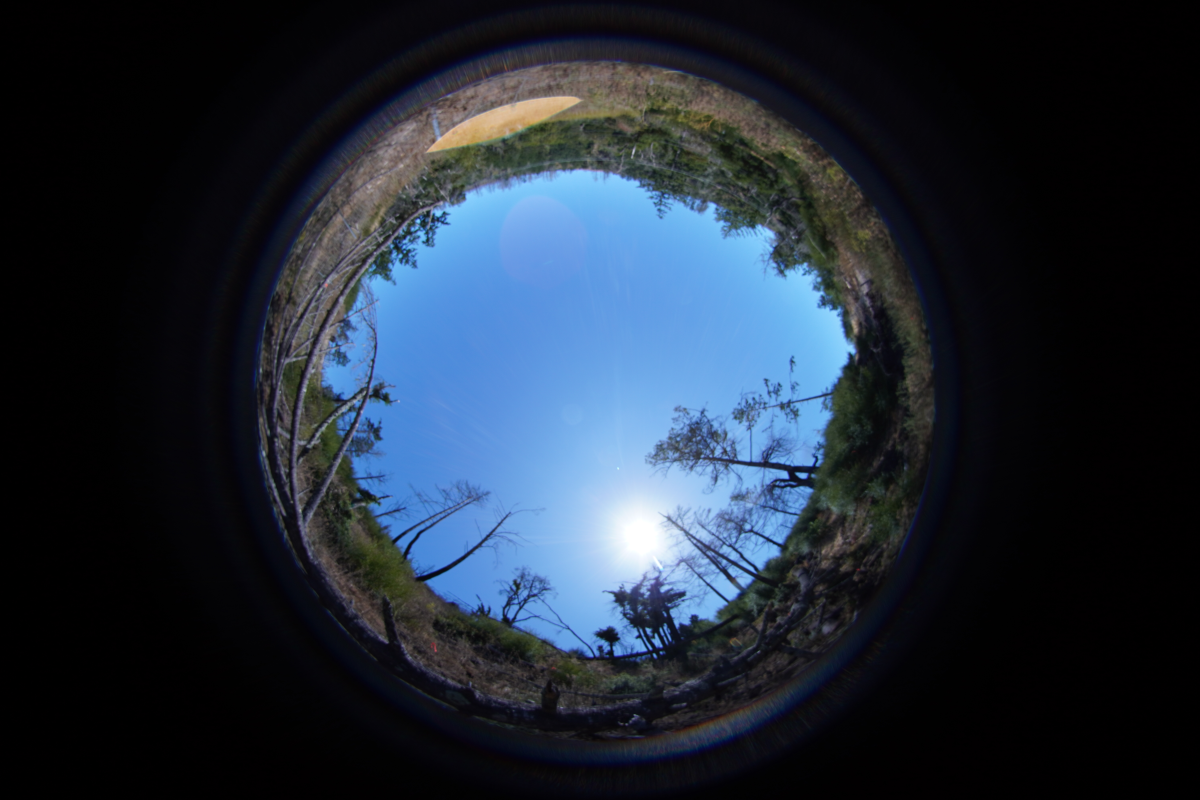
#> input picture CanopyApp/tests_april/data/test_images/canopy/121-17.JPG, 6000 x 4000 px (shown at 1/5 size)
$ python -i canopy_analyzer_module.py   (imports and definitions only)
#> lines starting #> are read from the running program, lines starting #| are printed output that depends on the picture
import cv2
import numpy as np
import os
import logging
from typing import Dict, Tuple, List, Optional

class CanopyAnalyzerModule:
    def __init__(self, config=None):
        """Initialize with configuration including HSV and brightness thresholds"""
        self.logger = logging.getLogger(__name__)
        self.config = config

    # [129 lines left out: functions analyze_image, create_circular_mask, calculate_canopy_metrics, _bright_sky_thresholds, _medium_sky_thresholds, _low_sky_thresholds, not called in this run]

    def batch_process(self, image_data_dict):
        """
        Process a batch of images

        Args:
            image_data_dict: Dictionary with image paths as keys and
                            {center_point, classification} as values

        Returns:
            Dictionary of results
        """
        results = {}
        for image_path, data in image_data_dict.items():
            result = self.analyze_image(
                image_path,
                data['center_point'],
                data['classification']
            )
            if result:
                results[image_path] = result

        return results

>>> import cv2
>>> picture = cv2.imread('../tests_april/data/test_images/canopy/121-17.JPG', cv2.IMREAD_GRAYSCALE)
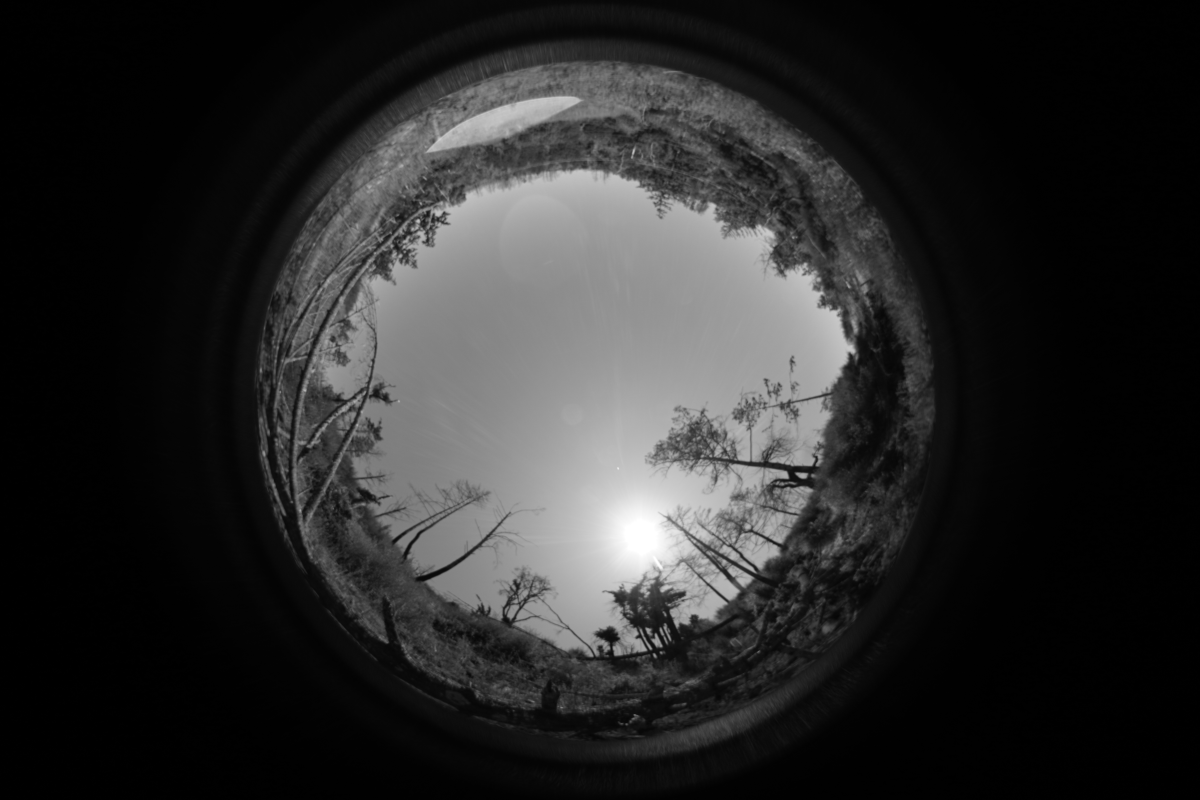
#> picture: shape (4000, 6000) (shown at 1/5 size); min 0, max 255, mean 42.6
#> (the run stopped early here; a loop or call above may not have finished)

$ run again, on CanopyApp/tests_april/data/test_images/canopy/59-13.JPG
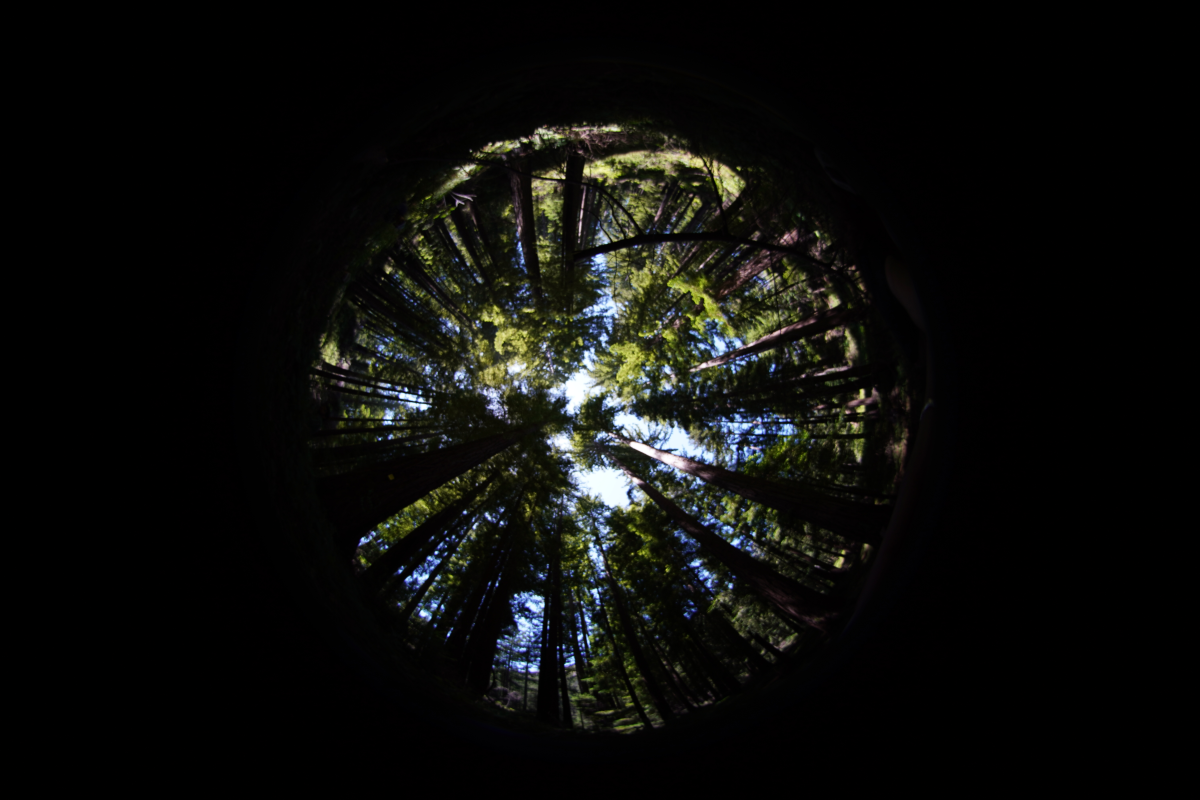
#> input picture CanopyApp/tests_april/data/test_images/canopy/59-13.JPG, 6000 x 4000 px (shown at 1/5 size)
#> `picture = cv2.imread('../tests_april/data/test_images/canopy/121-17.JP..`:
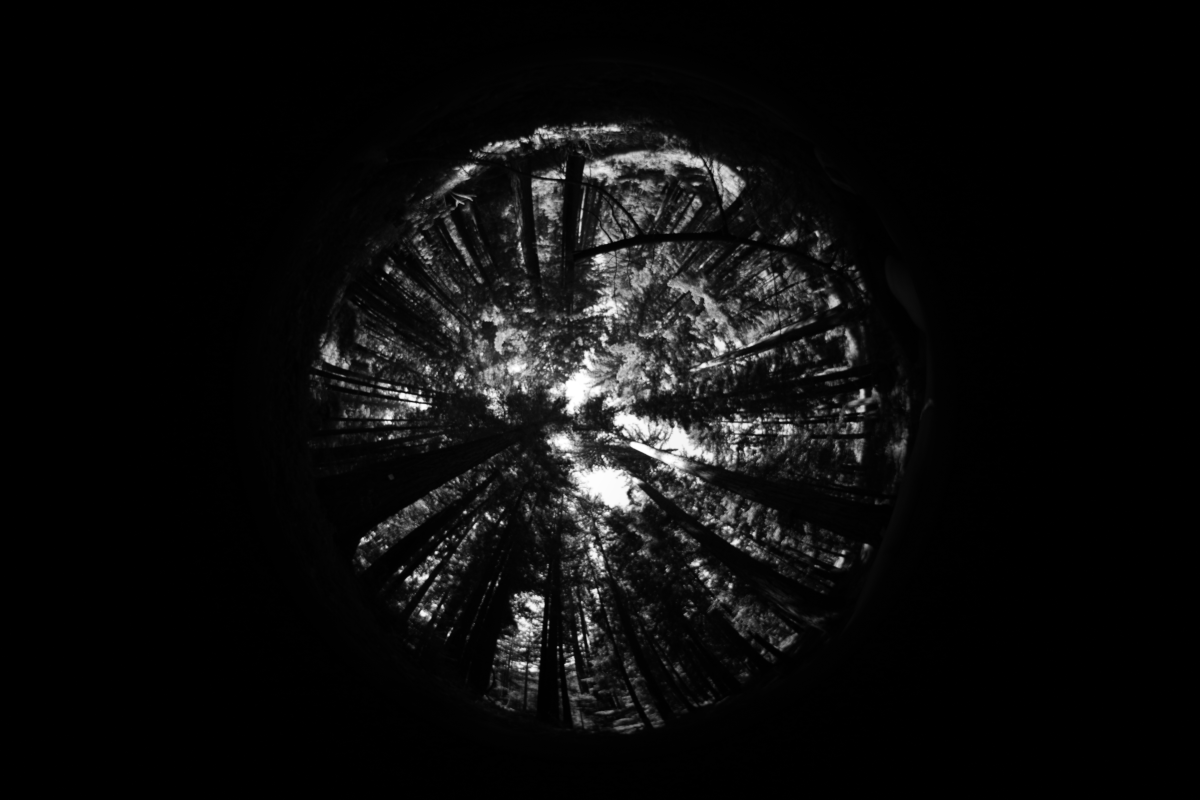
#> picture: shape (4000, 6000) (shown at 1/5 size); min 0, max 255, mean 13.3

$ run again, on CanopyApp/tests_april/data/test_images/canopy/59-15.JPG
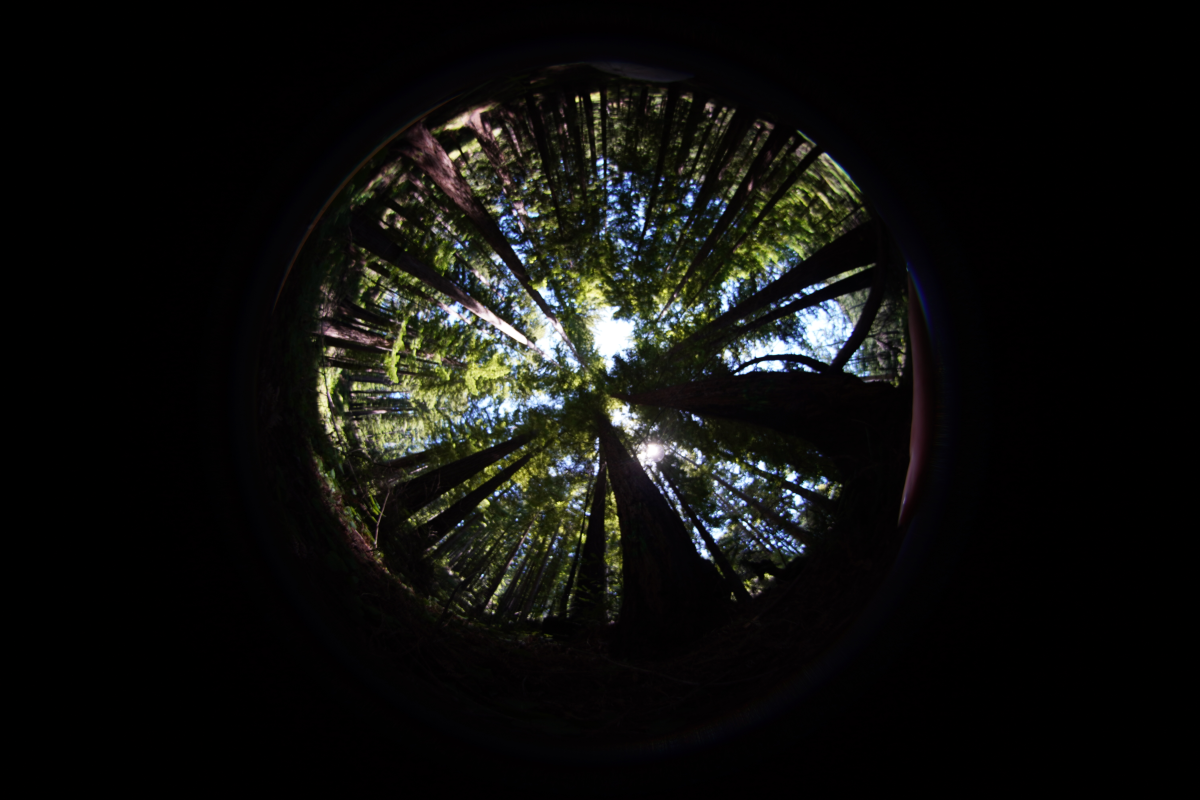
#> input picture CanopyApp/tests_april/data/test_images/canopy/59-15.JPG, 6000 x 4000 px (shown at 1/5 size)
#> `picture = cv2.imread('../tests_april/data/test_images/canopy/121-17.JP..`:
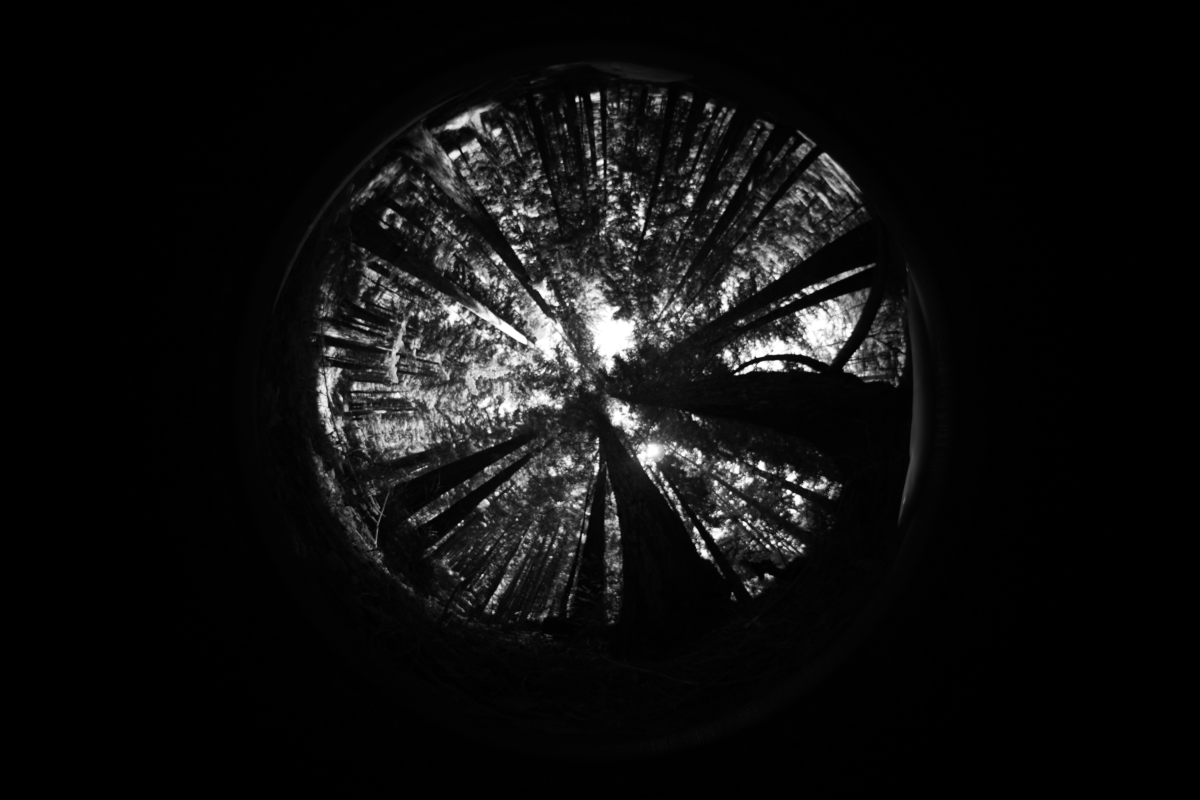
#> picture: shape (4000, 6000) (shown at 1/5 size); min 0, max 255, mean 16
